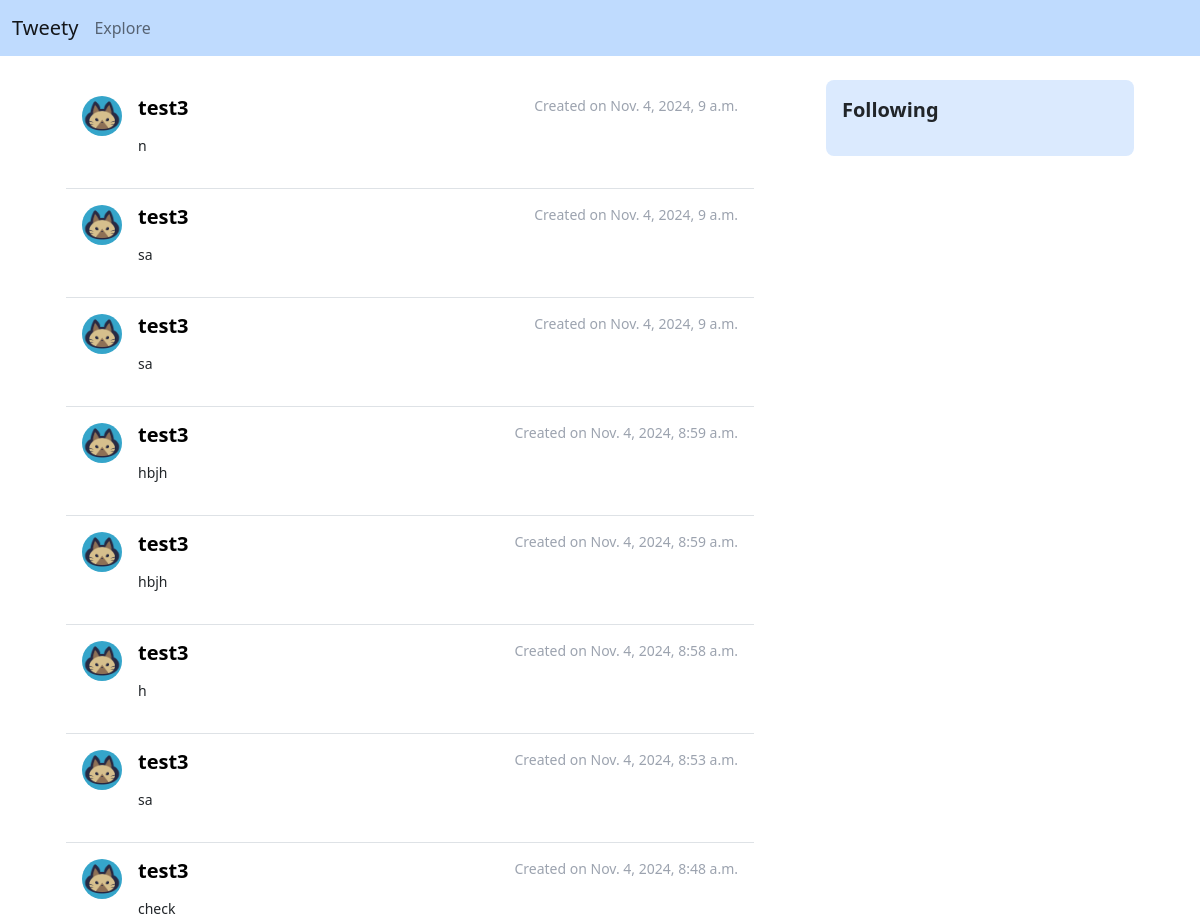
Page /social/explore (upper part) on the earlier database version.
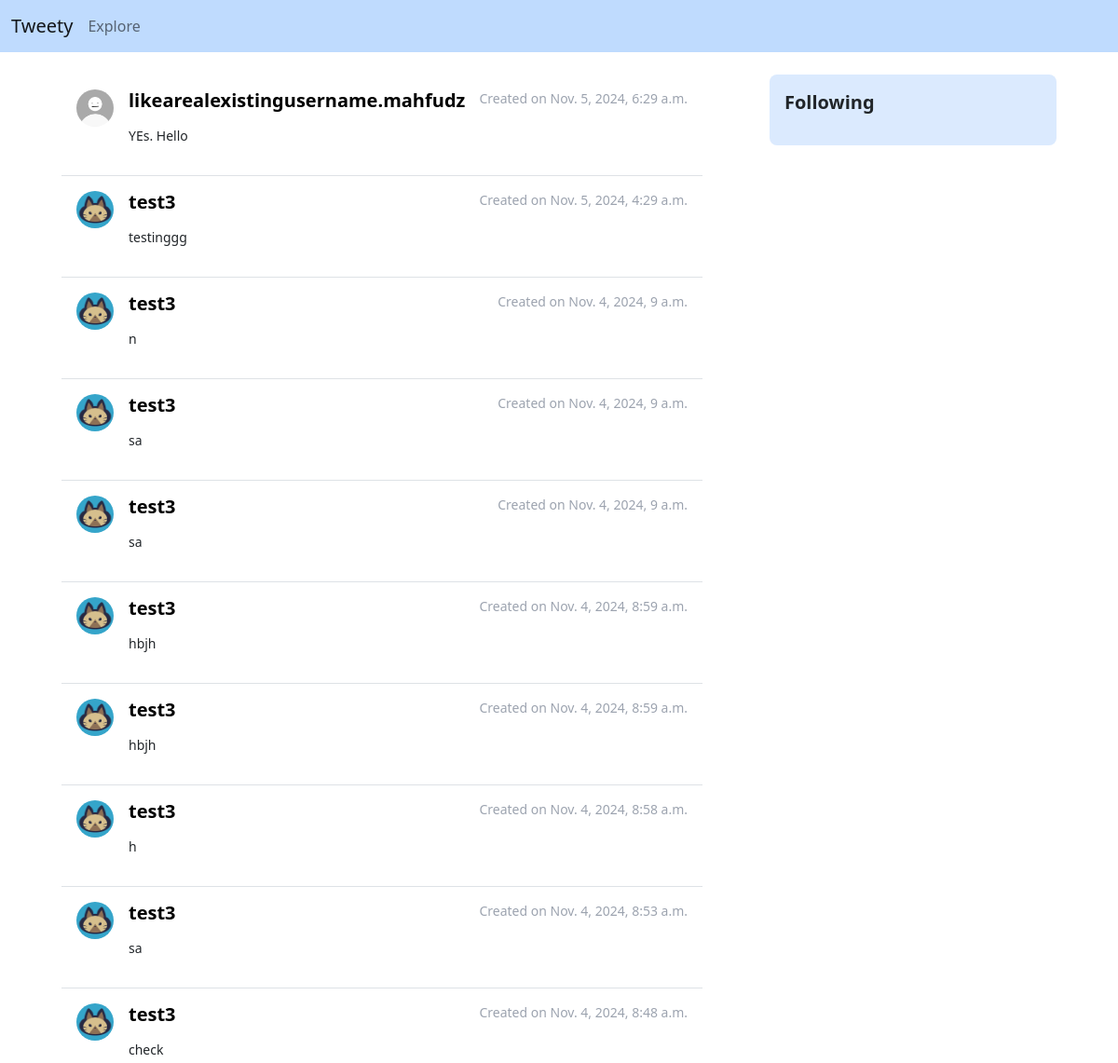
Same page on the later database version.
### social/models.py (models this page shows)
class Post(models.Model):
    body = models.TextField()
    created_on = models.DateTimeField(default=timezone.now)
    author = models.ForeignKey(User, on_delete=models.CASCADE)

class UserProfile(models.Model):
    user = models.OneToOneField(User, primary_key=True, verbose_name='user',
                                related_name='profile', on_delete=models.CASCADE)
    name = models.CharField(max_length=90, blank=True, null=True)
    bio = models.TextField(max_length=255, blank=True, null= True)
    avatar = models.ImageField(upload_to='uploads/avatars', default='uploads/avatars/default.jpg', blank=True)
    header = models.ImageField(upload_to='uploads/headers', default='uploads/headers/default.jpg', blank=True)
    followers = models.ManyToManyField(User, blank=True, related_name="followers")
    following = models.ManyToManyField(User, blank=True, related_name="following")

### social/views.py (the view)
# urls.py: path('explore', ExploreView.as_view(), name='explore'),
class ExploreView(View):
    def get(self, request, *args, **kwargs):
        posts = Post.objects.all().order_by('-created_on')
        context = {
            'posts': posts,
        }
        return render(request, 'social/explore.html', context)

### social/templates/social/explore.html
{% extends "landing/base.html" %}
{% block content %}
<div class="container my-4">
    {% for post in posts %}
    <div class="tw-flex tw-p-4 border-bottom">
        <div class="tw-mr-2">
            <a href="{% url 'profile' post.author.pk %}" style="text-decoration: none">
                <img src="{{ post.author.profile.avatar.url }}" alt="" class="tw-object-scale-down tw-h-10 tw-w-10 tw-rounded-full tw-mr-2">
            </a>
        </div>
        <div class="tw-w-full">
            <div class="tw-flex tw-justify-between">
                <a href="{% url 'profile' post.author.pk %}"  style="text-decoration: none; color: black">
                    <h5 class="tw-font-bold tw-mb-4">{{post.author}}</h5>
                </a>
                <p class="tw-text-sm tw-text-gray-400">Created on {{post.created_on}}</p>
            </div>
            <p class="tw-text-sm">{{post.body}}</p>
        </div>
    </div>
    {% endfor %}
</div>
{% endblock content %}

Differences in the rows shown:
added Post: author.profile.avatar (placeholder picture), author "likearealexistingusername.mahfudz", created_on "Nov. 5, 2024, 6:29 a.m.", body "YEs. Hello"
added Post: author.profile.avatar (picture), author "test3", created_on "Nov. 5, 2024, 4:29 a.m.", body "testinggg"
